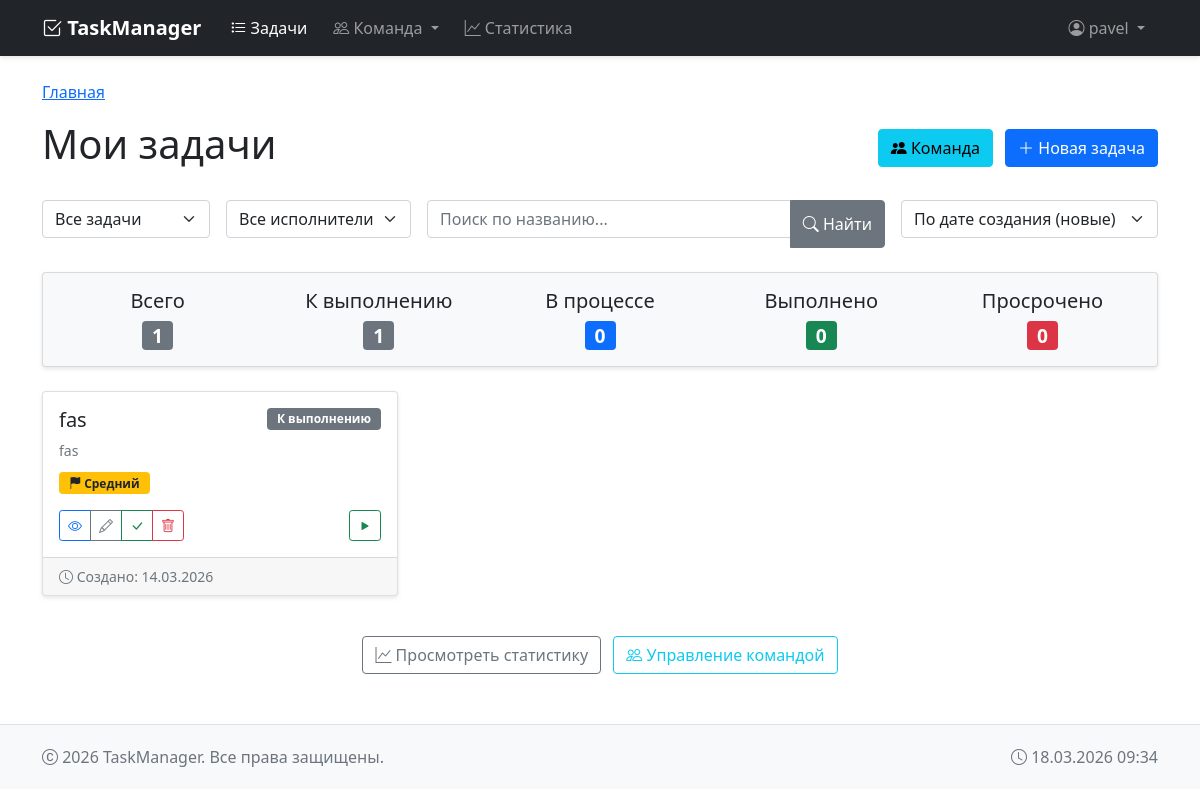
Page / (signed in) on the earlier database version.
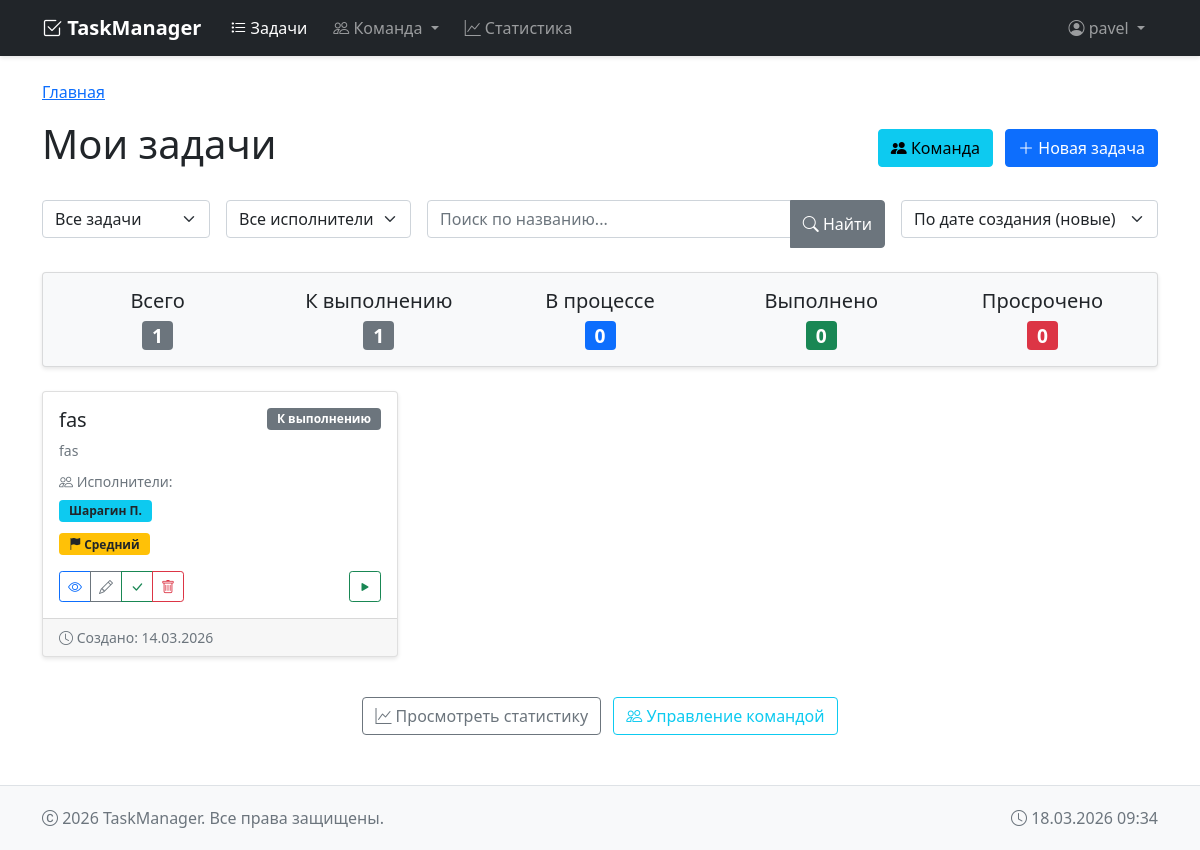
Same page on the later database version.
### tasks/models.py (models this page shows, shortened)
class Task(models.Model):
    PRIORITY_CHOICES = [
        ('low', 'Низкий'),
        ('medium', 'Средний'),
        ('high', 'Высокий'),
    ]
    STATUS_CHOICES = [
        ('todo', 'К выполнению'),
        ('in_progress', 'В процессе'),
        ('done', 'Выполнено'),
    ]
    title = models.CharField('Название', max_length=200)
    description = models.TextField('Описание', blank=True)
    created_date = models.DateTimeField('Дата создания', auto_now_add=True)
    due_date = models.DateTimeField('Срок выполнения', null=True, blank=True)
    start_time = models.DateTimeField('Время начала', null=True, blank=True)
    end_time = models.DateTimeField('Время окончания', null=True, blank=True)
    priority = models.CharField('Приоритет', max_length=10, choices=PRIORITY_CHOICES, default='medium')
    status = models.CharField('Статус', max_length=20, choices=STATUS_CHOICES, default='todo')
    user = models.ForeignKey(User, on_delete=models.CASCADE, verbose_name='Пользователь', related_name='tasks')
    assigned_to = models.ManyToManyField(
        Employee,
        verbose_name='Исполнители',
        blank=True,
        related_name='tasks'
    )
    class Meta:
        ordering = ['-created_date']
        verbose_name = 'Задача'
        verbose_name_plural = 'Задачи'
    def can_start(self):
        return self.status == 'todo' and not self.start_time
    def can_complete(self):
        return self.status == 'in_progress' and self.start_time and not self.end_time

class Employee(models.Model):
    DEPARTMENT_CHOICES = [
        ('development', 'Разработка'),
        ('design', 'Дизайн'),
        ('marketing', 'Маркетинг'),
        ('sales', 'Продажи'),
        ('hr', 'HR'),
        ('administration', 'Администрация'),
        ('research', 'Исследования'),
        ('other', 'Другое'),
    ]
    LABORATORY_CHOICES = [
        ('lab1', 'Лаборатория №1'),
        ('lab2', 'Лаборатория №2'),
        ('lab3', 'Лаборатория №3'),
        ('research_lab', 'Исследовательская лаборатория'),
        ('test_lab', 'Тестовая лаборатория'),
        ('other', 'Другая'),
    ]
    last_name = models.CharField('Фамилия', max_length=100)
    first_name = models.CharField('Имя', max_length=100)
    patronymic = models.CharField('Отчество', max_length=100, blank=True, null=True)
    position = models.CharField('Должность', max_length=200)
    email = models.EmailField('Email', unique=True)
    phone = models.CharField('Телефон', max_length=20, blank=True, null=True)
    department = models.CharField('Отдел', max_length=50, choices=DEPARTMENT_CHOICES, default='other')
    laboratory = models.CharField('Лаборатория', max_length=50, choices=LABORATORY_CHOICES, blank=True, null=True)
    hire_date = models.DateField('Дата найма', null=True, blank=True)
    is_active = models.BooleanField('Активный сотрудник', default=True)
    notes = models.TextField('Заметки', blank=True, null=True)
    created_date = models.DateTimeField('Дата создания', auto_now_add=True)
    updated_date = models.DateTimeField('Дата обновления', auto_now=True)
    created_by = models.ForeignKey(User, on_delete=models.SET_NULL, null=True, related_name='created_employees')
    class Meta:
        verbose_name = 'Сотрудник'
        verbose_name_plural = 'Сотрудники'
        ordering = ['last_name', 'first_name']
    @property
    def short_name(self):
        name_parts = [self.last_name]
        if self.first_name:
            name_parts.append(f"{self.first_name[0]}.")
        if self.patronymic:
            name_parts.append(f"{self.patronymic[0]}.")
        return ' '.join(name_parts)

### tasks/views.py (the view)
# urls.py: path('', views.task_list, name='task_list'),
@login_required
def task_list(request):
    tasks = Task.objects.filter(user=request.user)
    status_filter = request.GET.get('status', 'all')
    if status_filter != 'all':
        tasks = tasks.filter(status=status_filter)
    employee_filter = request.GET.get('employee', '')
    if employee_filter:
        tasks = tasks.filter(assigned_to__id=employee_filter)
    search_query = request.GET.get('search', '')
    if search_query:
        tasks = tasks.filter(title__icontains=search_query)
    sort_by = request.GET.get('sort', '-created_date')
    tasks = tasks.order_by(sort_by)
    todo_count = tasks.filter(status='todo').count()
    in_progress_count = tasks.filter(status='in_progress').count()
    done_count = tasks.filter(status='done').count()
    overdue_count = tasks.filter(
        status__in=['todo', 'in_progress'],
        due_date__lt=timezone.now()
    ).count()
    employees = Employee.objects.filter(is_active=True).order_by('last_name', 'first_name')
    context = {
        'tasks': tasks,
        'status_filter': status_filter,
        'employee_filter': employee_filter,
        'search_query': search_query,
        'sort_by': sort_by,
        'now': timezone.now(),
        'todo_count': todo_count,
        'in_progress_count': in_progress_count,
        'done_count': done_count,
        'overdue_count': overdue_count,
        'employees': employees,
    }
    return render(request, 'tasks/task_list.html', context)

### tasks/templates/tasks/task_list.html (shortened to what the changed rows need)
{% extends 'base.html' %}
{% block content %}
<div class="d-flex justify-content-between align-items-center mb-4">
    <h1>Мои задачи</h1>
</div>
<div class="row">
    {% for task in tasks %}
        <div class="col-md-6 col-lg-4 mb-3">
            <div class="card h-100 {% if task.status == 'done' %}bg-light{% endif %}">
                <div class="card-body">
                    <div class="d-flex justify-content-between align-items-start mb-2">
                        <h5 class="card-title mb-0">
                            <a href="{% url 'task_detail' task.id %}" class="text-decoration-none text-dark">
                                {{ task.title|truncatechars:30 }}
                            </a>
                        </h5>
                        <span class="badge {% if task.status == 'done' %}bg-success{% elif task.status == 'in_progress' %}bg-primary{% else %}bg-secondary{% endif %}">
                            {{ task.get_status_display }}
                        </span>
                    </div>
                    <p class="card-text text-muted small mb-2">
                        {{ task.description|truncatechars:80 }}
                    </p>
                    {% if task.assigned_to.exists %}
                        <div class="mb-2">
                            <small class="text-muted"><i class="bi bi-people"></i> Исполнители:</small>
                            <div class="mt-1">
                                {% for employee in task.assigned_to.all|slice:":3" %}
                                    <span class="badge bg-info text-dark me-1">{{ employee.short_name }}</span>
                                {% endfor %}
                            </div>
                        </div>
                    {% endif %}
                    <div class="mb-2">
                        <span class="badge {% if task.priority == 'high' %}bg-danger{% elif task.priority == 'medium' %}bg-warning text-dark{% else %}bg-info text-dark{% endif %} me-1">
                            <i class="bi bi-flag-fill"></i> {{ task.get_priority_display }}
                        </span>
                    </div>
                    <div class="mt-3 d-flex justify-content-between align-items-center">
                        <div class="btn-group btn-group-sm" role="group">
                            <a href="{% url 'task_detail' task.id %}" class="btn btn-outline-primary" title="Просмотр">
                                <i class="bi bi-eye"></i>
                            </a>
                            <a href="{% url 'task_update' task.id %}" class="btn btn-outline-secondary" title="Редактировать">
                                <i class="bi bi-pencil"></i>
                            </a>
                            {% if task.status != 'done' %}
                                <a href="{% url 'task_complete' task.id %}" class="btn btn-outline-success" title="Отметить выполненным">
                                    <i class="bi bi-check-lg"></i>
                                </a>
                            {% endif %}
                            <a href="{% url 'task_delete' task.id %}" class="btn btn-outline-danger" title="Удалить">
                                <i class="bi bi-trash"></i>
                            </a>
                        </div>
                        <div class="btn-group btn-group-sm" role="group">
                            {% if task.can_start %}
                                <a href="{% url 'task_start' task.id %}" class="btn btn-outline-success" title="Начать выполнение">
                                    <i class="bi bi-play-fill"></i>
                                </a>
                            {% endif %}
                        </div>
                    </div>
                </div>
                <div class="card-footer text-muted small">
                    <div class="d-flex justify-content-between">
                        <span>
                            <i class="bi bi-clock"></i>
                            Создано: {{ task.created_date|date:"d.m.Y" }}
                        </span>
                    </div>
                </div>
            </div>
        </div>
    {% endfor %}
</div>
{% endblock %}

Differences in the rows shown:
shown differently, row unchanged: Task "fas": now shows "Исполнители:"
added Employee: short_name "Шарагин П."
